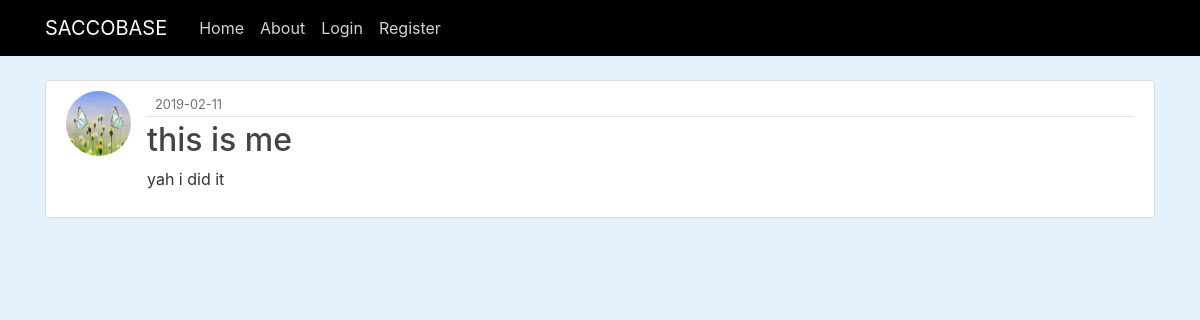
Page /post/7 on the committed database.
### flaskblog/models.py (models this page shows, shortened)
class User(db.Model, UserMixin):
    id = db.Column(db.Integer, primary_key=True)
    username = db.Column(db.String(20), unique=True, nullable=False)
    email = db.Column(db.String(120), unique=True, nullable=False)
    image_file = db.Column(db.String(20), nullable=False, default='default.jpg')
    password = db.Column(db.String(60), nullable=False)
    post = db.relationship('Post', backref='author', lazy=True)

class Post(db.Model):
    id = db.Column(db.Integer, primary_key=True)
    title = db.Column(db.String(100), nullable=False)
    date_posted = db.Column(db.DateTime, nullable=False, default=datetime.utcnow)
    content = db.Column(db.Text,nullable=False)
    user_id = db.Column(db.Integer, db.ForeignKey('user.id'), nullable=False)

### flaskblog/routes.py (the view)
@app.route('/post/<int:post_id>')
def post(post_id):
    post = Post.query.get_or_404(post_id)
    return render_template('post.html', title=post.title, post=post)

### flaskblog/templates/post.html (shortened to what this page needs)
{% extends "layout.html" %}
    {% block content %}
<article class="media content-section">
    <img class="rounded-circle article-img" src="{{ url_for('static', filename='profile_pics/' + post.author.image_file) }}" >
    <div class="media-body">
        <div class="article-metadata">
        <small class="text-muted">{{ post.date_posted.strftime('%Y-%m-%d') }}</small>
        </div>
        <h2 class="article-title">{{ post.title }}</h2>
        <p class="article-content">{{ post.content }}</p>
    </div>
</article>
{% endblock content %}

### flaskblog/static/main.css (style rules this page uses)
body { background: #e3f2fd; color: #333333; margin-top: 5rem; }
h1, h2, h3, h4, h5, h6 { color: #444444; }
.content-section { background: #ffffff; padding: 10px 20px; border: 1px solid #dddddd; border-radius: 3px; margin-bottom: 20px; }
.article-title { color: #444444; }
.article-content { white-space: pre-line; }
.article-img { height: 65px; width: 65px; margin-right: 16px; }
.article-metadata { padding-bottom: 1px; margin-bottom: 4px; border-bottom: 1px solid #e3e3e3; }

### rows in the picture
User: image_file (picture)
Post: date_posted "2019-02-11", title "this is me", content "yah i did it"
